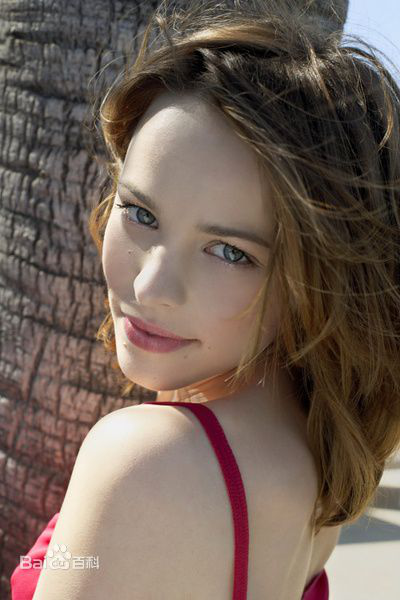
#> input picture RC.png, 400 x 600 px
$ python 316_blur.py
#> lines starting #> are read from the running program, lines starting #| are printed output that depends on the picture
8# -*- coding: utf-8 -*-
"""
Created on Sun Dec 17 21:40:28 2017

@author: Green
"""

import cv2
import matplotlib.pyplot as plt
img = cv2.imread('RC.png')
#> img is the input picture: shape (600, 400, 3); mean B, G, R 87.3, 97.4, 113.8
h, w = img.shape[:2]
#> h = 600; w = 400
cannyBlured = cv2.Canny(img, 50, 100)
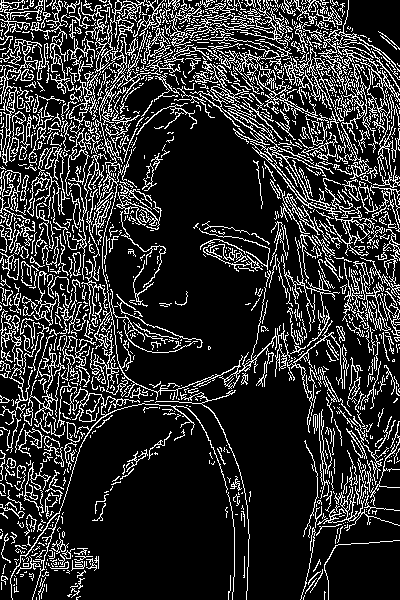
#> cannyBlured: shape (600, 400); 18.5% white in thin lines or dots
py1 = cv2.pyrDown(img)
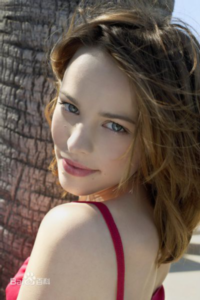
#> py1: shape (300, 200, 3); mean B, G, R 87.2, 97.3, 113.8
py2 = cv2.pyrUp(py1)
blured = cv2.blur(img,(5,5))
imgs = [img, cannyBlured, py1, py2, blured]


for i in range(len(imgs)):
    plt.subplot(2,3,i+1)
    plt.imshow(imgs[i])
    plt.subplots_adjust(right = 1, top = 1.6)
#> this loop made 5 passes

for i in range(len(imgs)):
    cv2.imshow('blur'+str(i), imgs[i])
cv2.waitKey()
cv2.destroyAllWindows()
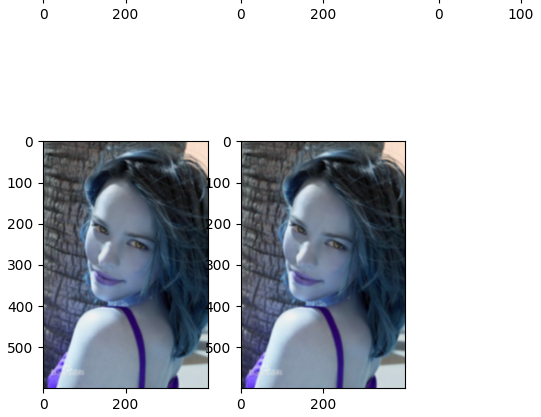
#> figure drawn by matplotlib, 5 panels; B, G, R data is drawn as R, G, B
